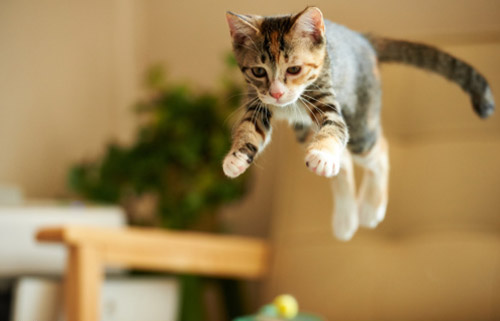
#> input picture day27/index.png, 500 x 321 px
$ python opencv.py
#> lines starting #> are read from the running program, lines starting #| are printed output that depends on the picture; after the words box and inside, x2 and y2 are one past the last pixel; in counts of white or black regions, pixels touching at a corner belong together
# -*- coding: utf-8 -*-

# -*- coding: utf-8 -*-

#import the libraries
import numpy as np
import matplotlib.pyplot as plt
import cv2


#reading the image

image = cv2.imread('index.png')
#> image is the input picture: shape (321, 500, 3); mean B, G, R 84.4, 131.1, 158.1
image = cv2.cvtColor(image,cv2.COLOR_BGR2RGB)
#plotting the image
plt.imshow(image)

#saving image
cv2.imwrite('test_write.jpg',image)


"""
By default, the imread function reads images in the BGR (Blue-Green-Red) format.
We can read images in different formats using extra flags in the imread function:

cv2.IMREAD_COLOR: Default flag for loading a color image
cv2.IMREAD_GRAYSCALE: Loads images in grayscale format
cv2.IMREAD_UNCHANGED: Loads images in their given format, including the alpha channel.
Alpha channel stores the transparency information – the higher the value of alpha channel,
the more opaque is the pixel
"""

"""
OpenCV reads a given image in the BGR format by default.
So, you’ll need to change the color space of your image
from BGR to RGB when reading images using OpenCV. Let’s see how to do that:
"""

#import the required libraries
import numpy as np
import matplotlib.pyplot as plt
import cv2

image = cv2.imread('index.png')
#converting image to Gray scale
#img = np.array(image, dtype=np.uint8)
gray_image = cv2.cvtColor(image,cv2.COLOR_BGR2GRAY)
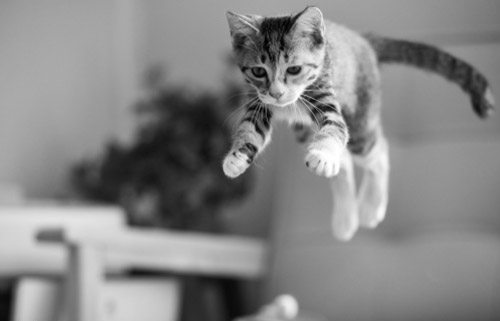
#> gray_image: shape (321, 500); min 1, max 255, mean 133.8
#plotting the grayscale image
plt.imshow(gray_image)
#converting image to HSV format
hsv_image = cv2.cvtColor(image,cv2.COLOR_BGR2HSV)
#> hsv_image: shape (321, 500, 3); mean H, S, V 21.1, 132.5, 158.7
#plotting the HSV image
plt.imshow(hsv_image)

#Resizing Images
"""
Machine learning models work with a fixed sized input.
The same idea applies to computer vision models as well.
The images we use for training our model must be of the same size.
This operation is useful for training deep learning models
when we need to convert images to the model’s input shape.
"""

import cv2
import numpy as np
import matplotlib.pyplot as plt

#reading the image
image = cv2.imread('index.png')
#converting image to size (100,100,3)
smaller_image = cv2.resize(image,(100,100),interpolation=cv2.INTER_LINEAR)
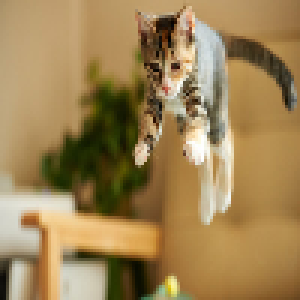
#> smaller_image: shape (100, 100, 3) (shown 3 times larger); mean B, G, R 84.4, 131, 158.1
#plot the resized image
plt.imshow(smaller_image)

#Image Rotation
"""
For most deep learning models, you need to have large image set
and that can be done through data augmentation.
Resize, crop, rotate etc. are the ways of data augmentation.

"""
#importing the required libraries
import numpy as np
import cv2
import matplotlib.pyplot as plt

image = cv2.imread('index.png')
rows,cols = image.shape[:2]
#> rows = 321; cols = 500
#(col/2,rows/2) is the center of rotation for the image
# M is the cordinates of the center
M = cv2.getRotationMatrix2D((cols/2,rows/2),90,1)
dst = cv2.warpAffine(image,M,(cols,rows))
plt.imshow(dst)


#Image Translation
#importing the required libraries
import numpy as np
import cv2
import matplotlib.pyplot as plt

#reading the image
image = cv2.imread('index.png')
#shifting the image 100 pixels in both dimensions
M = np.float32([[1,0,-100],[0,1,-100]])
dst = cv2.warpAffine(image,M,(cols,rows))
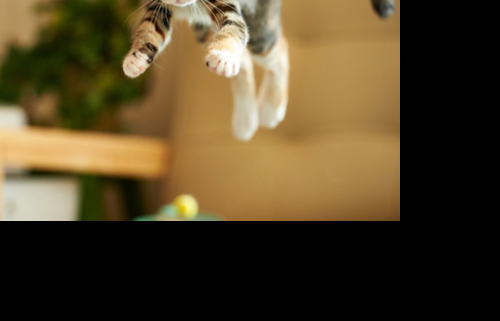
#> dst: shape (321, 500, 3); mean B, G, R 39.3, 66.9, 81.9
plt.imshow(dst)


#Simple Image Thresholding
"""
Thresholding is an image segmentation method.
It compares pixel values with a threshold value and
updates it accordingly.
OpenCV supports multiple variations of thresholding.
A simple thresholding function can be defined like this:

if Image(x,y) > threshold , Image(x,y) = 1

else, Image(x,y) = 0
"""
#Thresholding can only be applied to grayscale images.

#importing the required libraries
import numpy as np
import cv2
import matplotlib.pyplot as plt


#here 0 means that the image is loaded in gray scale format
gray_image = cv2.imread('index.png',0)
#> gray_image: shape (321, 500); min 0, max 255, mean 133.3

ret,thresh_binary = cv2.threshold(gray_image,127,255,cv2.THRESH_BINARY)
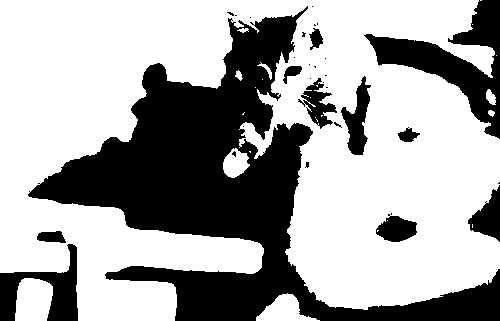
#> thresh_binary: shape (321, 500); 65.1% white; 32 black regions (21 under 20 px), largest, box (x1, y1, x2, y2) and area: (28, 6, 500, 321) 42885, (364, 0, 500, 139) 5977, (0, 244, 78, 321) 2567
ret,thresh_binary_inv = cv2.threshold(gray_image,127,255,cv2.THRESH_BINARY_INV)
ret,thresh_trunc = cv2.threshold(gray_image,127,255,cv2.THRESH_TRUNC)
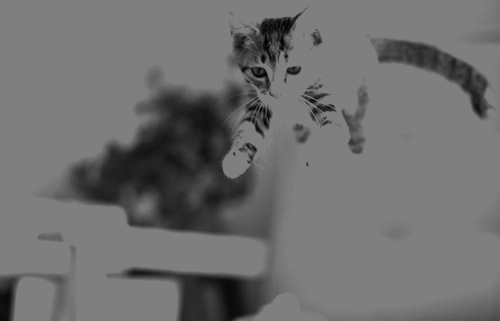
#> thresh_trunc: shape (321, 500); min 0, max 127, mean 110.7
ret,thresh_tozero = cv2.threshold(gray_image,127,255,cv2.THRESH_TOZERO)
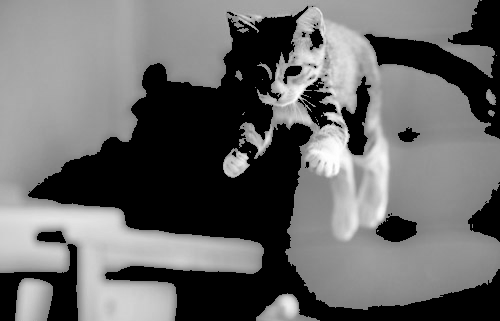
#> thresh_tozero: shape (321, 500); min 0, max 255, mean 105.4
ret,thresh_tozero_inv = cv2.threshold(gray_image,127,255,cv2.THRESH_TOZERO_INV)
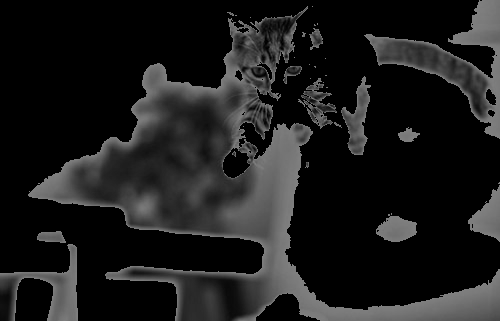
#> thresh_tozero_inv: shape (321, 500); min 0, max 127, mean 28

#DISPLAYING THE DIFFERENT THRESHOLDING STYLES
names = ['Oiriginal Image','BINARY','THRESH_BINARY_INV','THRESH_TRUNC','THRESH_TOZERO','THRESH_TOZERO_INV']
images = gray_image,thresh_binary,thresh_binary_inv,thresh_trunc,thresh_tozero,thresh_tozero_inv

for i in range(6):
    plt.subplot(2,3,i+1),plt.imshow(images[i],'gray')
    plt.title(names[i])
    plt.xticks([]),plt.yticks([])

plt.show()
#> figure, not shown here; B, G, R data is drawn as R, G, B


#Adaptive Thresholding
"""
In case of adaptive thresholding, different threshold values
are used for different parts of the image.

No DEMO
"""

"""
Image Segmentation (Watershed Algorithm)
Image segmentation is the task of classifying every pixel in the image to some class.
For example, classifying every pixel as foreground or background.
Image segmentation is important for extracting the relevant parts from an image.
NO DEMO
"""

#Bitwise Operations
"""
Bitwise operations include AND, OR, NOT and XOR.
You might remember them from your programming class!
In computer vision, these operations are very useful
when we have a mask image and want to apply that
mask over another image to extract the region of interest.
"""

#import required libraries
import numpy as np
import matplotlib.pyplot as plt
import cv2

#read the image
image = cv2.imread('coins.jpg',0)
#> (the run stopped early here; a loop or call above may not have finished)
